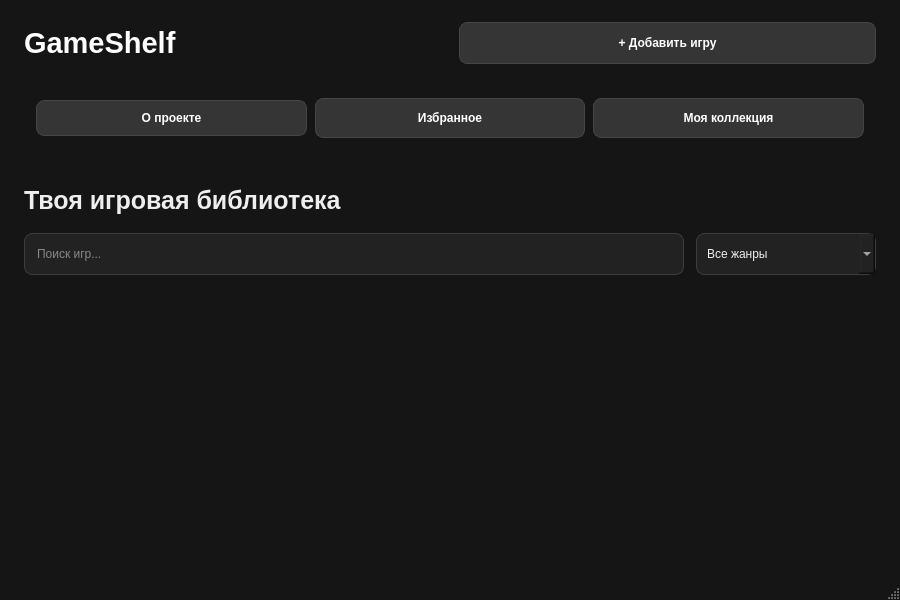
<?xml version="1.0" encoding="UTF-8"?>
<ui version="4.0">
 <class>MainWindow</class>
 <widget class="QMainWindow" name="MainWindow">
  <property name="geometry">
   <rect>
    <x>0</x>
    <y>0</y>
    <width>900</width>
    <height>600</height>
   </rect>
  </property>
  <property name="minimumSize">
   <size>
    <width>900</width>
    <height>600</height>
   </size>
  </property>
  <property name="windowTitle">
   <string>GameShelf — Игровая библиотека</string>
  </property>
  <property name="styleSheet">
   <string notr="true">

QMainWindow, QWidget#centralwidget {
    background-color: #151515;
    color: #eeeeee;
    font-family: &quot;Segoe UI&quot;;
    font-size: 10pt;
}

QLabel {
    color: #eeeeee;
    background: transparent;
}

QLabel#logoLabel {
    color: #ffffff;
    font-size: 22pt;
    font-weight: bold;
}

QLabel#pageTitleLabel {
    font-size: 19pt;
    font-weight: bold;
}

QPushButton {
    background-color: #353535;
    color: #ffffff;
    border: 1px solid #454545;
    border-radius: 8px;
    padding: 10px 16px;
    font-weight: bold;
}

QPushButton:hover {
    background-color: #484848;
}

QPushButton:pressed {
    background-color: #292929;
}

QLineEdit, QComboBox {
    background-color: #222222;
    color: #eeeeee;
    border: 1px solid #3d3d3d;
    border-radius: 8px;
    padding: 10px;
    min-height: 20px;
}

QLineEdit:focus, QComboBox:focus {
    border: 1px solid #777777;
}

QComboBox QAbstractItemView {
    background-color: #222222;
    color: #eeeeee;
    selection-background-color: #454545;
    selection-color: #ffffff;
    border: 1px solid #3d3d3d;
}

QScrollArea {
    background-color: transparent;
    border: none;
}

QScrollArea QWidget#scrollAreaWidgetContents {
    background-color: transparent;
}

   </string>
  </property>
  <widget class="QWidget" name="centralwidget">
   <layout class="QVBoxLayout" name="mainLayout">
    <property name="spacing">
     <number>18</number>
    </property>
    <property name="leftMargin">
     <number>24</number>
    </property>
    <property name="topMargin">
     <number>22</number>
    </property>
    <property name="rightMargin">
     <number>24</number>
    </property>
    <property name="bottomMargin">
     <number>22</number>
    </property>
    <item>
     <layout class="QHBoxLayout" name="headerLayout">
      <property name="leftMargin">
       <number>0</number>
      </property>
      <property name="topMargin">
       <number>0</number>
      </property>
      <property name="rightMargin">
       <number>0</number>
      </property>
      <property name="bottomMargin">
       <number>0</number>
      </property>
      <item>
       <widget class="QLabel" name="logoLabel">
        <property name="text">
         <string>GameShelf</string>
        </property>
       </widget>
      </item>
      <item>
       <widget class="QPushButton" name="addGameButton">
        <property name="minimumSize">
         <size>
          <width>150</width>
          <height>42</height>
         </size>
        </property>
        <property name="text">
         <string>+ Добавить игру</string>
        </property>
       </widget>
      </item>
     </layout>
    </item>
    <item>
     <layout class="QHBoxLayout" name="horizontalLayout">
      <property name="spacing">
       <number>8</number>
      </property>
      <property name="leftMargin">
       <number>12</number>
      </property>
      <property name="topMargin">
       <number>16</number>
      </property>
      <property name="rightMargin">
       <number>12</number>
      </property>
      <property name="bottomMargin">
       <number>12</number>
      </property>
      <item>
       <widget class="QPushButton" name="aboutButton">
        <property name="text">
         <string>О проекте</string>
        </property>
       </widget>
      </item>
      <item>
       <widget class="QPushButton" name="favoritesButton">
        <property name="minimumSize">
         <size>
          <width>0</width>
          <height>40</height>
         </size>
        </property>
        <property name="text">
         <string>Избранное</string>
        </property>
       </widget>
      </item>
      <item>
       <widget class="QPushButton" name="collectionButton">
        <property name="minimumSize">
         <size>
          <width>0</width>
          <height>40</height>
         </size>
        </property>
        <property name="text">
         <string>Моя коллекция</string>
        </property>
       </widget>
      </item>
     </layout>
    </item>
    <item>
     <widget class="QWidget" name="sidebarWidget" native="true">
      <property name="enabled">
       <bool>true</bool>
      </property>
      <property name="maximumSize">
       <size>
        <width>180</width>
        <height>16777215</height>
       </size>
      </property>
      <property name="sizeIncrement">
       <size>
        <width>180</width>
        <height>180</height>
       </size>
      </property>
     </widget>
    </item>
    <item>
     <widget class="QLabel" name="pageTitleLabel">
      <property name="text">
       <string>Твоя игровая библиотека</string>
      </property>
     </widget>
    </item>
    <item>
     <layout class="QHBoxLayout" name="controlsLayout">
      <property name="spacing">
       <number>12</number>
      </property>
      <property name="leftMargin">
       <number>0</number>
      </property>
      <property name="topMargin">
       <number>0</number>
      </property>
      <property name="rightMargin">
       <number>0</number>
      </property>
      <property name="bottomMargin">
       <number>0</number>
      </property>
      <item>
       <widget class="QLineEdit" name="searchEdit">
        <property name="placeholderText">
         <string>Поиск игр...</string>
        </property>
       </widget>
      </item>
      <item>
       <widget class="QComboBox" name="genreComboBox">
        <property name="minimumSize">
         <size>
          <width>180</width>
          <height>42</height>
         </size>
        </property>
        <item>
         <property name="text">
          <string>Все жанры</string>
         </property>
        </item>
       </widget>
      </item>
     </layout>
    </item>
    <item>
     <widget class="QScrollArea" name="gamesScrollArea">
      <property name="frameShape">
       <enum>QFrame::NoFrame</enum>
      </property>
      <property name="widgetResizable">
       <bool>true</bool>
      </property>
      <widget class="QWidget" name="scrollAreaWidgetContents">
       <property name="geometry">
        <rect>
         <x>0</x>
         <y>0</y>
         <width>852</width>
         <height>250</height>
        </rect>
       </property>
       <layout class="QVBoxLayout" name="gamesContentLayout">
        <property name="spacing">
         <number>14</number>
        </property>
        <property name="leftMargin">
         <number>0</number>
        </property>
        <property name="topMargin">
         <number>0</number>
        </property>
        <property name="rightMargin">
         <number>0</number>
        </property>
        <property name="bottomMargin">
         <number>0</number>
        </property>
        <item>
         <spacer name="gamesBottomSpacer">
          <property name="orientation">
           <enum>Qt::Vertical</enum>
          </property>
          <property name="sizeHint" stdset="0">
           <size>
            <width>20</width>
            <height>40</height>
           </size>
          </property>
         </spacer>
        </item>
       </layout>
      </widget>
     </widget>
    </item>
   </layout>
  </widget>
  <widget class="QStatusBar" name="statusbar"/>
 </widget>
 <resources/>
 <connections/>
</ui>
